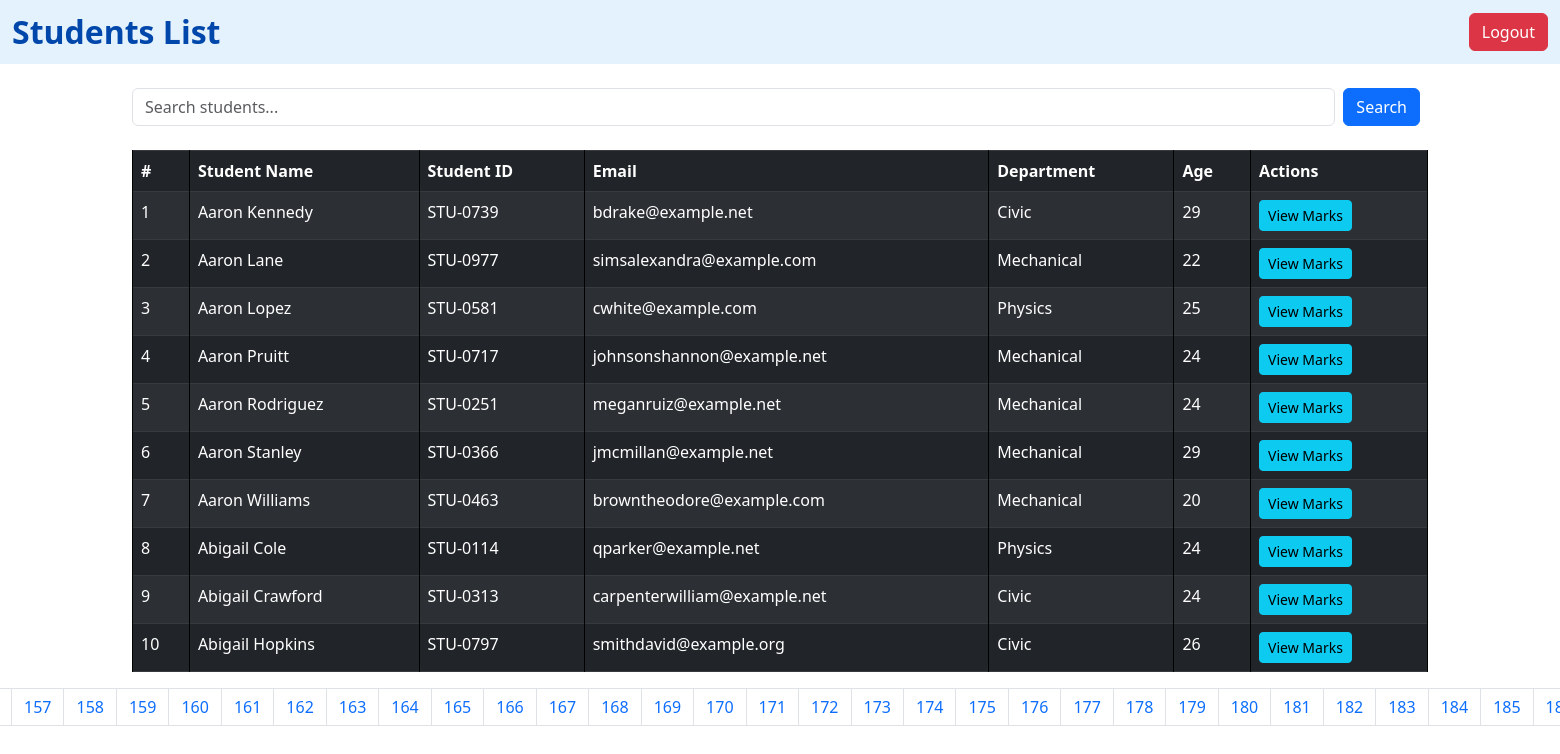
Screenshot of /students/?page=2 with the database file from the repository.
### vege/models.py (models this page shows, shortened)
class Student(models.Model):
    student_name = models.CharField(max_length=100)
    student_id = models.OneToOneField(StudentID, related_name="studentid", on_delete=models.CASCADE)
    student_email = models.EmailField(unique=True)
    department = models.ForeignKey(Department, on_delete=models.CASCADE)
    student_age = models.IntegerField(default=18)
    student_address = models.TextField(default = 100)
    is_active = models.BooleanField(default=True)
    is_deleted = models.BooleanField(default=False)
    objects = StudentManager()
    admin_objects = models.Manager
    class Meta:
        ordering = ['student_name']
        verbose_name = "student"

class StudentID(models.Model):
    student_id = models.CharField(max_length=100)

class Department(models.Model):
    department = models.CharField(max_length=100)
    date_of_established = models.DateField(default='2000-01-01')  # Set your desired default
    class Meta:
        ordering = ['department']

### vege/views.py (the view)
# urls.py: path('students/', get_students, name="get_students"),
def get_students(request):
    query = request.GET.get('q', '')
    queryset = Student.objects.all()
    ranks = Student.objects.annotate(marks = Sum('studentmarks__marks')).order_by('-marks', '-student_age')
    for rank in ranks:
        print(rank.marks)
    if query:
        queryset = queryset.filter(student_name__icontains=query)
    paginator = Paginator(queryset, 10)  # Show 5 students per page
    page_number = request.GET.get('page')
    page_obj = paginator.get_page(page_number)
    return render(request, 'report/students.html', {
        'queryset': page_obj,
        'query': query
    })

### vege/models.py (called while the page is built)
    def get_queryset(self):
        return super().get_queryset().filter(is_deleted = False)

### vege/templates/report/students.html (shortened to what this page needs)
{% extends "base.html" %}
{% block start %}
<nav class="navbar navbar-expand-lg" style="background-color: #e3f2fd;">
    <div class="container-fluid">
        <span class="navbar-brand mb-0 h1 fw-bold" style="font-size: 2rem; color: #0047ab;">Students List</span>
        <div class="d-flex">
            <a href="{% url 'logout' %}" class="btn btn-danger">Logout</a>
        </div>
    </div>
</nav>
<div class="container mt-4">
    <form method="get" class="mb-4 d-flex">
        <input type="text" name="q" class="form-control me-2" placeholder="Search students..." value="{{ query }}">
        <button type="submit" class="btn btn-primary me-2">Search</button>
    </form>
    <table class="table table-dark table-bordered table-striped">
        <thead>
            <tr>
                <th>#</th>
                <th>Student Name</th>
                <th>Student ID</th>
                <th>Email</th>
                <th>Department</th>
                <th>Age</th>
                <th>Actions</th>
            </tr>
        </thead>
        <tbody>
            {% for student in queryset %}
            <tr>
                <td>{{ forloop.counter }}</td>
                <td>{{ student.student_name }}</td>
                <td>{{ student.student_id.student_id }}</td>
                <td>{{ student.student_email }}</td>
                <td>{{ student.department.department }}</td>
                <td>{{ student.student_age }}</td>
                <td>
                    {% if student.student_id %}
                        <a href="{% url 'see_marks' student.student_id.id %}" class="btn btn-sm btn-info">View Marks</a>
                    {% else %}
                        <span class="text-danger">No ID</span>
                    {% endif %}
                </td>
            </tr>
            {% empty %}
            <tr>
                <td colspan="7" class="text-center">No students found.</td>
            </tr>
            {% endfor %}
        </tbody>
    </table>
    {% if queryset.has_other_pages %}
    <nav aria-label="Page navigation">
        <ul class="pagination justify-content-center">
            {% for num in queryset.paginator.page_range %}
                {% if queryset.number == num %}
                    <li class="page-item active"><span class="page-link">{{ num }}</span></li>
                {% else %}
                    <li class="page-item"><a class="page-link" href="?page={{ num }}{% if query %}&q={{ query }}{% endif %}">{{ num }}</a></li>
                {% endif %}
            {% endfor %}
        </ul>
    </nav>
    {% endif %}
</div>
{% endblock %}

### core/templates/base.html (style rules this page uses)
table, th, td { border: 1px solid black; }

### rows the page displays
Student: student_name "Aaron Kennedy", student_id.student_id "STU-0739", student_email "bdrake@example.net", department.department "Civic", student_age "29", shows "View Marks"
Student: student_name "Aaron Lane", student_id.student_id "STU-0977", student_email "simsalexandra@example.com", department.department "Mechanical", student_age "22", shows "View Marks"
Student: student_name "Aaron Lopez", student_id.student_id "STU-0581", student_email "cwhite@example.com", department.department "Physics", student_age "25", shows "View Marks"
Student: student_name "Aaron Pruitt", student_id.student_id "STU-0717", student_email "johnsonshannon@example.net", department.department "Mechanical", student_age "24", shows "View Marks"
Student: student_name "Aaron Rodriguez", student_id.student_id "STU-0251", student_email "meganruiz@example.net", department.department "Mechanical", student_age "24", shows "View Marks"
Student: student_name "Aaron Stanley", student_id.student_id "STU-0366", student_email "jmcmillan@example.net", department.department "Mechanical", student_age "29", shows "View Marks"
Student: student_name "Aaron Williams", student_id.student_id "STU-0463", student_email "browntheodore@example.com", department.department "Mechanical", student_age "20", shows "View Marks"
Student: student_name "Abigail Cole", student_id.student_id "STU-0114", student_email "qparker@example.net", department.department "Physics", student_age "24", shows "View Marks"
Student: student_name "Abigail Crawford", student_id.student_id "STU-0313", student_email "carpenterwilliam@example.net", department.department "Civic", student_age "24", shows "View Marks"
Student: student_name "Abigail Hopkins", student_id.student_id "STU-0797", student_email "smithdavid@example.org", department.department "Civic", student_age "26", shows "View Marks"

### other values shown
{{ num }} "157" "158" "159" "160" "161" "162" "163" "164" "165" "166" "167" "168" "169" "170" "171" "172" "173" "174" "175" "176" "177" "178" "179" "180" "181" "182" "183" "184" "185"
